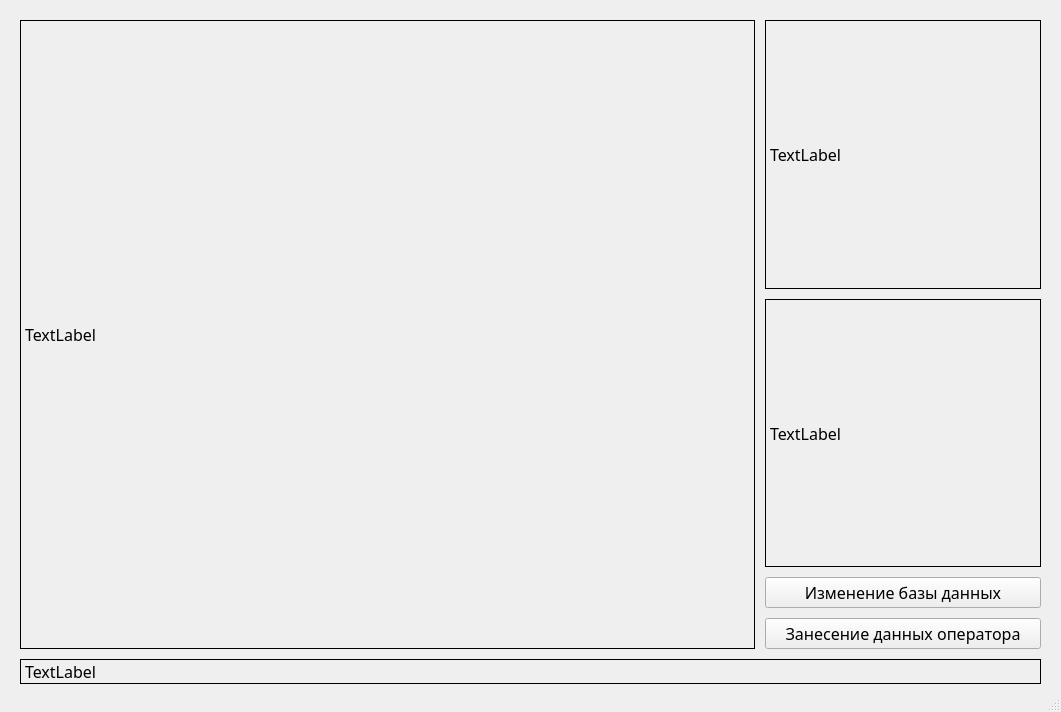
<?xml version="1.0" encoding="UTF-8"?>
<ui version="4.0">
 <class>MainWindow</class>
 <widget class="QMainWindow" name="MainWindow">
  <property name="geometry">
   <rect>
    <x>0</x>
    <y>0</y>
    <width>1061</width>
    <height>712</height>
   </rect>
  </property>
  <property name="font">
   <font>
    <family>Sans Serif</family>
    <pointsize>12</pointsize>
   </font>
  </property>
  <property name="windowTitle">
   <string>Инспекционный стенд входного контроля</string>
  </property>
  <property name="locale">
   <locale language="Russian" country="Russia"/>
  </property>
  <widget class="QWidget" name="centralwidget">
   <layout class="QVBoxLayout" name="verticalLayout" stretch="100,1">
    <property name="spacing">
     <number>10</number>
    </property>
    <property name="leftMargin">
     <number>20</number>
    </property>
    <property name="topMargin">
     <number>20</number>
    </property>
    <property name="rightMargin">
     <number>20</number>
    </property>
    <property name="bottomMargin">
     <number>0</number>
    </property>
    <item>
     <layout class="QHBoxLayout" name="horizontalLayout" stretch="8,3">
      <property name="spacing">
       <number>10</number>
      </property>
      <item>
       <widget class="QLabel" name="microscopeView">
        <property name="sizePolicy">
         <sizepolicy hsizetype="MinimumExpanding" vsizetype="MinimumExpanding">
          <horstretch>0</horstretch>
          <verstretch>0</verstretch>
         </sizepolicy>
        </property>
        <property name="frameShape">
         <enum>QFrame::Box</enum>
        </property>
        <property name="text">
         <string>TextLabel</string>
        </property>
       </widget>
      </item>
      <item>
       <layout class="QVBoxLayout" name="verticalLayout_2">
        <property name="spacing">
         <number>10</number>
        </property>
        <item>
         <widget class="QLabel" name="listView">
          <property name="frameShape">
           <enum>QFrame::Box</enum>
          </property>
          <property name="text">
           <string>TextLabel</string>
          </property>
         </widget>
        </item>
        <item>
         <widget class="QLabel" name="databaseComponentView">
          <property name="frameShape">
           <enum>QFrame::Box</enum>
          </property>
          <property name="text">
           <string>TextLabel</string>
          </property>
         </widget>
        </item>
        <item>
         <widget class="QPushButton" name="databaseEditButton">
          <property name="text">
           <string>Изменение базы данных</string>
          </property>
         </widget>
        </item>
        <item>
         <widget class="QPushButton" name="operatorDataEditBitton">
          <property name="text">
           <string>Занесение данных оператора</string>
          </property>
         </widget>
        </item>
       </layout>
      </item>
     </layout>
    </item>
    <item>
     <widget class="QLabel" name="currentComponentMarking">
      <property name="frameShape">
       <enum>QFrame::Box</enum>
      </property>
      <property name="text">
       <string>TextLabel</string>
      </property>
     </widget>
    </item>
   </layout>
  </widget>
  <widget class="QMenuBar" name="menubar">
   <property name="geometry">
    <rect>
     <x>0</x>
     <y>0</y>
     <width>1061</width>
     <height>21</height>
    </rect>
   </property>
  </widget>
  <widget class="QStatusBar" name="statusbar"/>
 </widget>
 <resources/>
 <connections/>
</ui>
